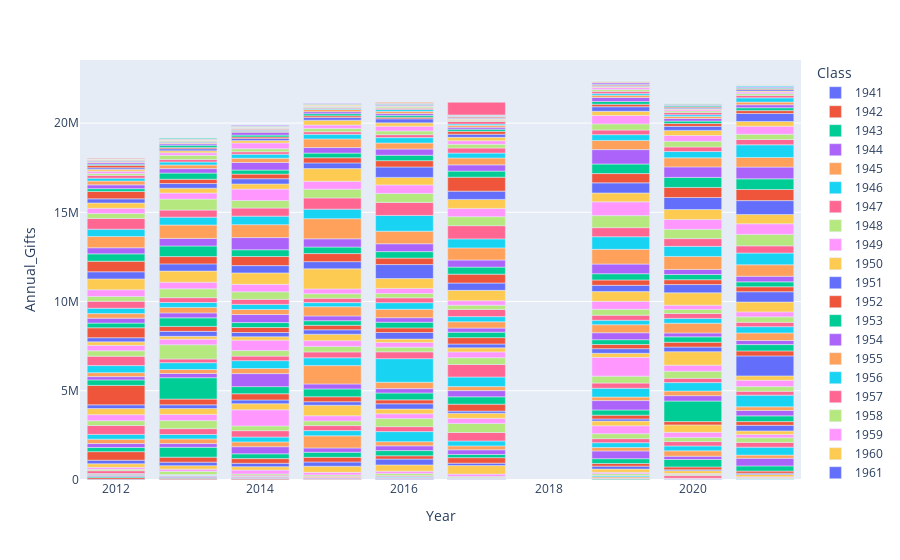

Here is the notebook cell this chart was saved with:
### Code cell
# draw a bar chart with all classYears from 1941 to 2021
classYears = [str(i) for i in range(1941, 2022)]
fig = px.bar(df[df['Class'].isin(classYears)], x="Year", y="Annual_Gifts", color="Class")
fig.show()
